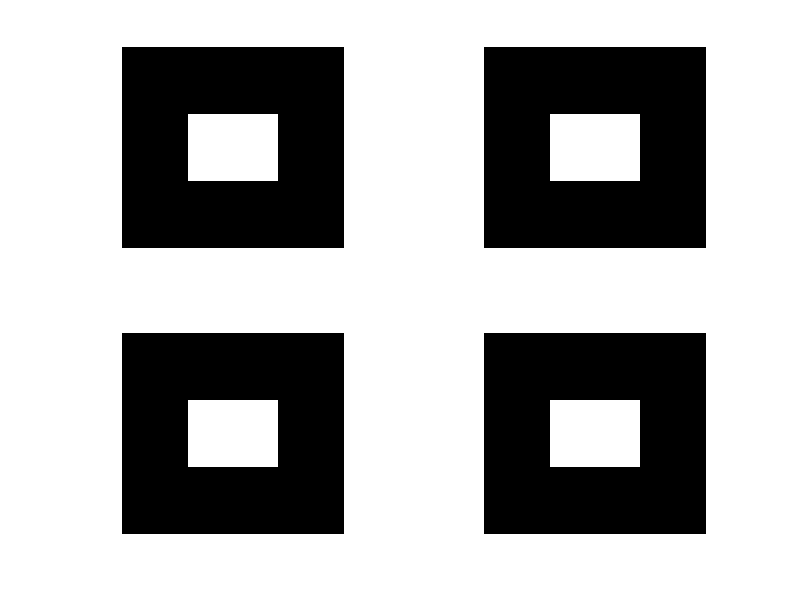

Write MATLAB code to recreate this figure.
BW1 = zeros(9,10);
BW1(4:6, 4:7) = 1;


SE = strel('square', 3);

BW2 = imopen(BW1, SE);
BW3 = imclose(BW1, SE);

subplot(2,2,1);imshow(BW1);hold on;
subplot(2,2,2);imshow(BW2);
subplot(2,2,3);imshow(BW3);
subplot(2,2,4);imshow(BW2);